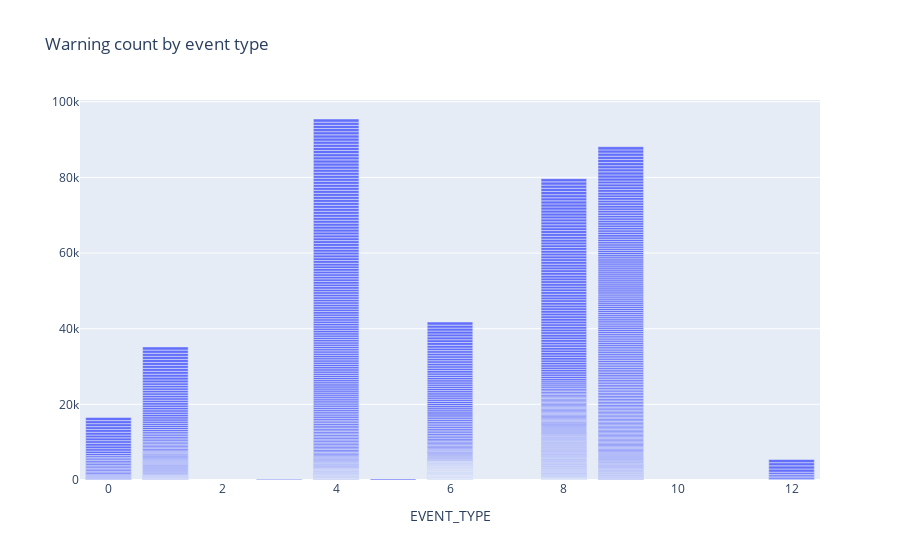

The notebook cell saved with this chart:
### Code cell
## Warning Breakdown
## Count of warnid by event type 
fig = px.bar(warnings, x='EVENT_TYPE',hover_name='EVENT_TYPE',title='Warning count by event type')
fig.show()

### Figure 1 — Plotly figure (JSON) as saved in the notebook; plotly's stock layout.template omitted (floating-point values rounded to 4 significant figures; data arrays with more than 128 entries replaced by an {"elided": "..."} marker saying what was removed)
{"data": [{"alignmentgroup": "True", "hoverlabel": {"namelength": 0}, "hovertemplate": "<b>%{hovertext}</b><br><br>EVENT_TYPE=%{x}", "hovertext": {"elided": "852 int values"}, "legendgroup": "", "marker": {"color": "#636efa"}, "name": "", "offsetgroup": "", "orientation": "v", "showlegend": false, "textposition": "auto", "type": "bar", "x": {"elided": "852 int values"}, "xaxis": "x", "yaxis": "y"}], "layout": {"barmode": "relative", "legend": {"tracegroupgap": 0}, "title": {"text": "Warning count by event type"}, "xaxis": {"anchor": "y", "domain": [0, 1], "title": {"text": "EVENT_TYPE"}}, "yaxis": {"anchor": "x", "domain": [0, 1]}}}
